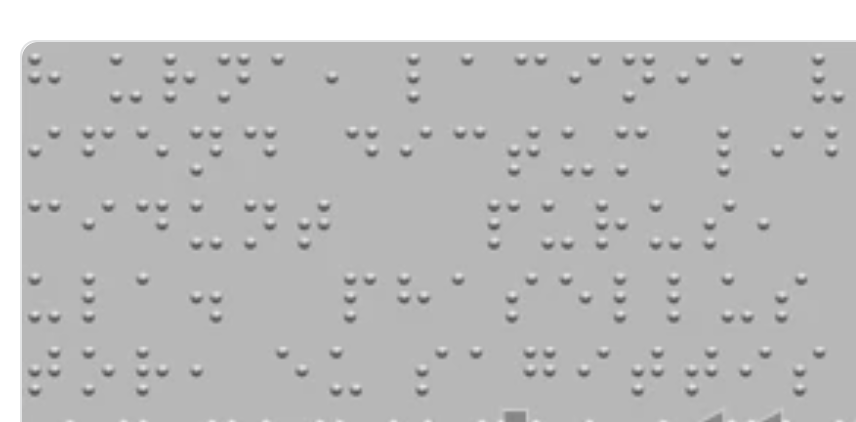
#> input picture flask-ai/test.png, 856 x 422 px
$ python -i app.py   (imports and definitions only)
#> lines starting #> are read from the running program, lines starting #| are printed output that depends on the picture
#> further down, picture is the input picture: shape (422, 856, 3); mean B, G, R 189.5, 189.5, 189.5
from flask import Flask, request, jsonify, make_response
import cv2
import numpy as np
import json
import os
import math
from dotenv import load_dotenv
from collections import Counter

# 특정 파일 로드
# [5 lines not run here, left out]

# 점자 매핑 파일 로드
braille_map_path = os.getenv("BRAILLE_MAP_PATH", "./braille_map.json")
# [2 lines not run here, left out]

def resize_min_size(image, min_size=300):
#> called with min_size = 300
    height, width = image.shape[:2]
#> height = 422; width = 856

    # 높이 또는 너비가 min_size 미만이면 비율 유지하며 조정
    if height < min_size or width < min_size:
        scale = max(min_size / height, min_size / width)  # 더 작은 쪽을 기준으로 스케일 결정
        new_width = int(width * scale)
        new_height = int(height * scale)

        image = cv2.resize(image, (new_width, new_height), interpolation=cv2.INTER_LINEAR)

    return image

def preprocess_image(image):
    """Flask에서 받은 이미지(NumPy 배열)를 처리"""
    image = resize_min_size(image)
    blurred = cv2.GaussianBlur(image, (5, 5), 0)

    contrast_image = cv2.convertScaleAbs(blurred, alpha=1.5, beta=0)
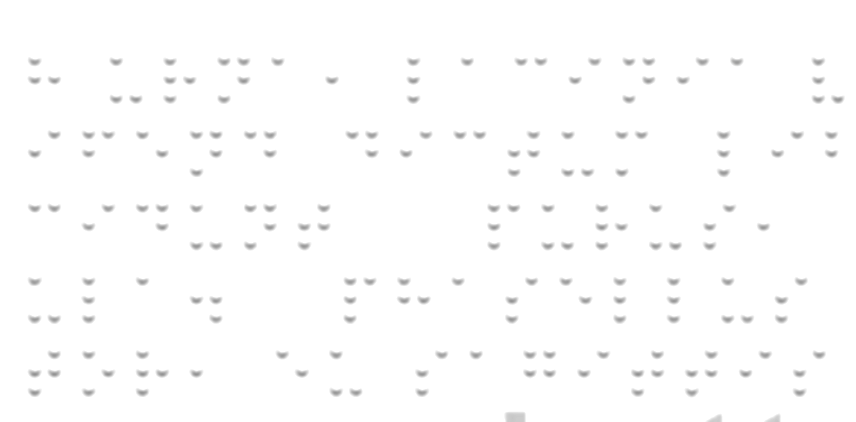
#> contrast_image: shape (422, 856, 3); mean B, G, R 252.6, 252.6, 252.6
    mean_value = cv2.mean(contrast_image)[0]
#> mean_value = 252.6

    if mean_value < 127:
        blurred = cv2.bitwise_not(blurred)

    return blurred

# [9 lines left out: function get_binary_image, not called in this run]

def get_distance(x1, y1, x2, y2):
    return math.sqrt((x2 - x1)**2 + (y2 - y1)**2)

# [77 lines left out: functions detect_braille_dots, filter_large_dots, merge_dots, filter_isolated_dots, not called in this run]

def process_braille_image(image, loop=8, threshold=5, start=0):
    """Otsu 값에서 시작해 5씩 증가하며 8번 반복하여 점자 검출"""
    image = preprocess_image(image)

    # base_threshold = cv2.threshold(image, 0, 255, cv2.THRESH_BINARY_INV + cv2.THRESH_OTSU)[1].mean() + start
#> (the run stopped early here; a loop or call above may not have finished)
